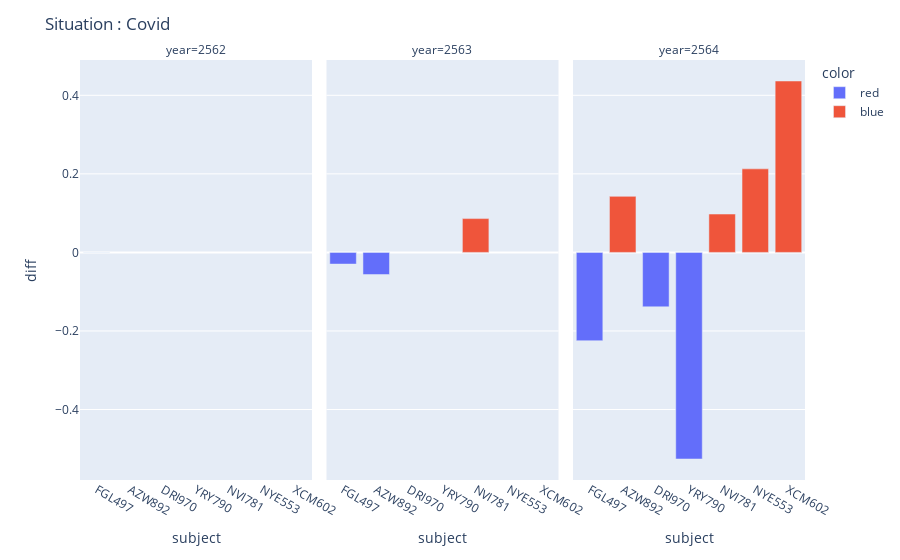

Here is the notebook cell this chart was saved with:
### Code cell
g = px.bar(waterfall(cov), x='subject' , y='diff' , facet_col='year'  ,   color= 'color')
g.update_layout( title_text="Situation : Covid")

### Figure 1 — Plotly figure (JSON) as saved in the notebook; plotly's stock layout.template omitted (floating-point values rounded to 4 significant figures)
{"data": [{"alignmentgroup": "True", "hovertemplate": "color=red<br>year=2562<br>subject=%{x}<br>diff=%{y}<extra></extra>", "legendgroup": "red", "marker": {"color": "#636efa", "pattern": {"shape": ""}}, "name": "red", "offsetgroup": "red", "orientation": "v", "showlegend": true, "textposition": "auto", "type": "bar", "x": ["FGL497"], "xaxis": "x", "y": [0], "yaxis": "y"}, {"alignmentgroup": "True", "hovertemplate": "color=red<br>year=2563<br>subject=%{x}<br>diff=%{y}<extra></extra>", "legendgroup": "red", "marker": {"color": "#636efa", "pattern": {"shape": ""}}, "name": "red", "offsetgroup": "red", "orientation": "v", "showlegend": false, "textposition": "auto", "type": "bar", "x": ["AZW892", "FGL497"], "xaxis": "x2", "y": [-0.05639, -0.02972], "yaxis": "y2"}, {"alignmentgroup": "True", "hovertemplate": "color=red<br>year=2564<br>subject=%{x}<br>diff=%{y}<extra></extra>", "legendgroup": "red", "marker": {"color": "#636efa", "pattern": {"shape": ""}}, "name": "red", "offsetgroup": "red", "orientation": "v", "showlegend": false, "textposition": "auto", "type": "bar", "x": ["DRI970", "YRY790", "FGL497"], "xaxis": "x3", "y": [-0.1386, -0.5261, -0.2248], "yaxis": "y3"}, {"alignmentgroup": "True", "hovertemplate": "color=blue<br>year=2563<br>subject=%{x}<br>diff=%{y}<extra></extra>", "legendgroup": "blue", "marker": {"color": "#EF553B", "pattern": {"shape": ""}}, "name": "blue", "offsetgroup": "blue", "orientation": "v", "showlegend": true, "textposition": "auto", "type": "bar", "x": ["NVI781"], "xaxis": "x2", "y": [0.08611], "yaxis": "y2"}, {"alignmentgroup": "True", "hovertemplate": "color=blue<br>year=2564<br>subject=%{x}<br>diff=%{y}<extra></extra>", "legendgroup": "blue", "marker": {"color": "#EF553B", "pattern": {"shape": ""}}, "name": "blue", "offsetgroup": "blue", "orientation": "v", "showlegend": false, "textposition": "auto", "type": "bar", "x": ["NVI781", "NYE553", "XCM602", "AZW892"], "xaxis": "x3", "y": [0.09768, 0.2127, 0.4364, 0.1427], "yaxis": "y3"}], "layout": {"annotations": [{"font": {}, "showarrow": false, "text": "year=2562", "x": 0.16, "xanchor": "center", "xref": "paper", "y": 1, "yanchor": "bottom", "yref": "paper"}, {"font": {}, "showarrow": false, "text": "year=2563", "x": 0.5, "xanchor": "center", "xref": "paper", "y": 1, "yanchor": "bottom", "yref": "paper"}, {"font": {}, "showarrow": false, "text": "year=2564", "x": 0.84, "xanchor": "center", "xref": "paper", "y": 1, "yanchor": "bottom", "yref": "paper"}], "barmode": "relative", "legend": {"title": {"text": "color"}, "tracegroupgap": 0}, "margin": {"t": 60}, "title": {"text": "Situation : Covid"}, "xaxis": {"anchor": "y", "domain": [0, 0.32], "title": {"text": "subject"}}, "xaxis2": {"anchor": "y2", "domain": [0.34, 0.66], "matches": "x", "title": {"text": "subject"}}, "xaxis3": {"anchor": "y3", "domain": [0.68, 1.0], "matches": "x", "title": {"text": "subject"}}, "yaxis": {"anchor": "x", "domain": [0, 1], "title": {"text": "diff"}}, "yaxis2": {"anchor": "x2", "domain": [0, 1], "matches": "y", "showticklabels": false}, "yaxis3": {"anchor": "x3", "domain": [0, 1], "matches": "y", "showticklabels": false}}}
